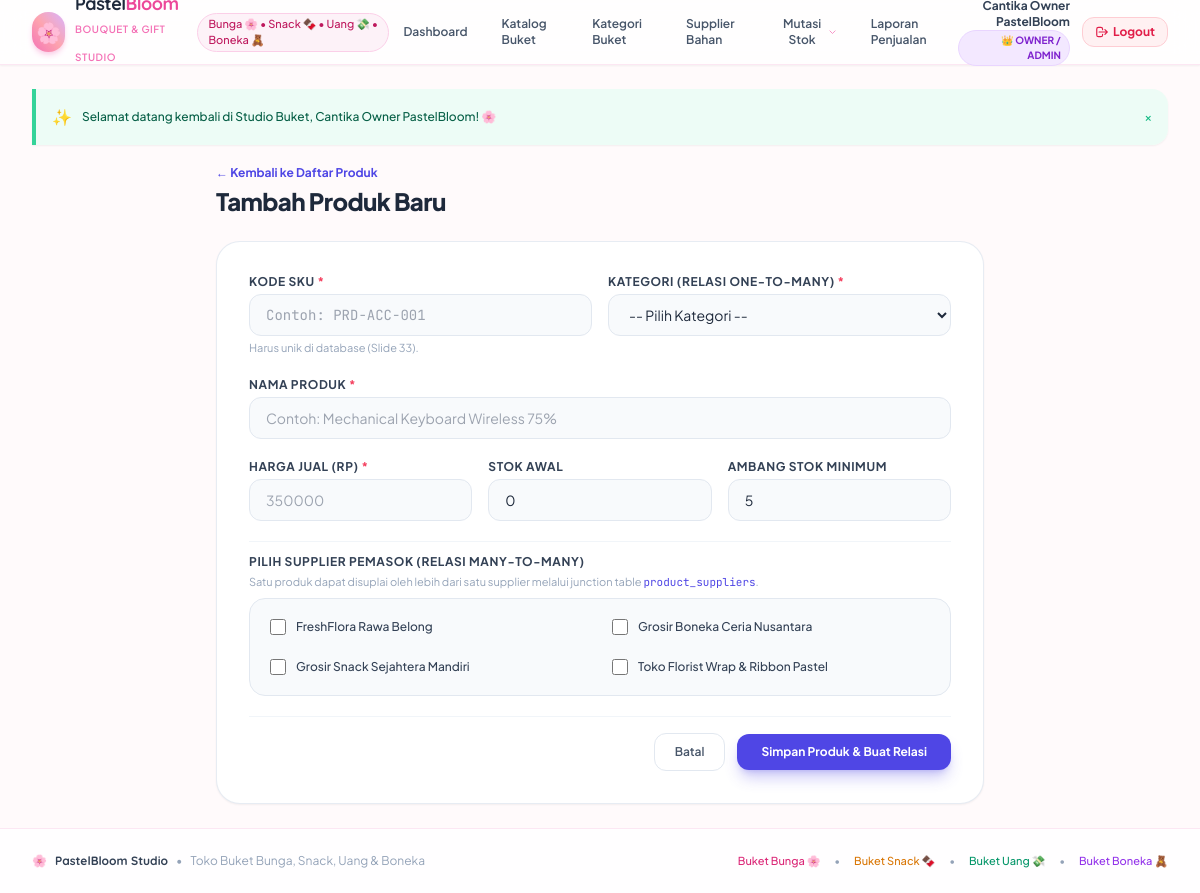
/create.php (signed in), run on the app's committed database.
### tables this page shows
CREATE TABLE `suppliers` (
    `id` INT PRIMARY KEY AUTO_INCREMENT,
    `name` VARCHAR(150) NOT NULL,
    `contact_person` VARCHAR(100) DEFAULT NULL,
    `phone` VARCHAR(20) DEFAULT NULL,
    `email` VARCHAR(100) DEFAULT NULL,
    `address` TEXT DEFAULT NULL,
    `created_at` TIMESTAMP DEFAULT CURRENT_TIMESTAMP
);

### escape.php (called while the page is built, shortened)
<?php
if (!function_exists('e')) {
    function e(?string $value): string {
        return htmlspecialchars((string) ($value ?? ''), ENT_QUOTES, 'UTF-8');
    }
}

### create.php (the view, shortened to what this page needs)
<?php
require_once __DIR__ . '/../../config/database.php';
require_once __DIR__ . '/../../helpers/escape.php';
$suppliers  = $pdo->query("SELECT id, name FROM suppliers ORDER BY name ASC")->fetchAll();
$sku = '';
$name = '';
$price = '';
$stock = '0';
$minimumStock = '5';
$selectedSuppliers = [];
require_once __DIR__ . '/../../views/header.php';
?>
<div class="max-w-3xl mx-auto">
    <div class="mb-6 flex items-center justify-between">
        <div>
            <a href="index.php" class="text-xs font-bold text-indigo-600 hover:text-indigo-800 flex items-center mb-1">
                &larr; Kembali ke Daftar Produk
            </a>
            <h1 class="text-2xl font-black text-slate-800 tracking-tight">Tambah Produk Baru</h1>
        </div>
    </div>
    <form method="POST" action="create.php" class="bg-white rounded-3xl p-6 md:p-8 border border-slate-200/80 shadow-sm space-y-5">
        <div class="grid grid-cols-1 sm:grid-cols-2 gap-4">
            <div>
                <label class="block text-xs font-bold text-slate-700 uppercase tracking-wider mb-1">Kode SKU <span class="text-rose-500">*</span></label>
                <input type="text" name="sku" value="<?= e($sku) ?>" placeholder="Contoh: PRD-ACC-001" required
                       class="w-full px-4 py-2.5 bg-slate-50 rounded-xl border border-slate-200 text-sm focus:ring-2 focus:ring-indigo-500 focus:outline-none font-mono">
                <p class="text-[11px] text-slate-400 mt-1">Harus unik di database (Slide 33).</p>
            </div>
            <div>
                <label class="block text-xs font-bold text-slate-700 uppercase tracking-wider mb-1">Kategori (Relasi One-to-Many) <span class="text-rose-500">*</span></label>
                <select name="category_id" required class="w-full px-4 py-2.5 bg-slate-50 rounded-xl border border-slate-200 text-sm focus:ring-2 focus:ring-indigo-500 focus:outline-none">
                    <option value="">-- Pilih Kategori --</option>
                </select>
            </div>
        </div>
        <div>
            <label class="block text-xs font-bold text-slate-700 uppercase tracking-wider mb-1">Nama Produk <span class="text-rose-500">*</span></label>
            <input type="text" name="name" value="<?= e($name) ?>" placeholder="Contoh: Mechanical Keyboard Wireless 75%" required
                   class="w-full px-4 py-2.5 bg-slate-50 rounded-xl border border-slate-200 text-sm focus:ring-2 focus:ring-indigo-500 focus:outline-none">
        </div>
        <div class="grid grid-cols-1 sm:grid-cols-3 gap-4">
            <div>
                <label class="block text-xs font-bold text-slate-700 uppercase tracking-wider mb-1">Harga Jual (Rp) <span class="text-rose-500">*</span></label>
                <input type="number" step="0.01" min="0" name="price" value="<?= e((string)$price) ?>" placeholder="350000" required
                       class="w-full px-4 py-2.5 bg-slate-50 rounded-xl border border-slate-200 text-sm focus:ring-2 focus:ring-indigo-500 focus:outline-none">
            </div>
            <div>
                <label class="block text-xs font-bold text-slate-700 uppercase tracking-wider mb-1">Stok Awal</label>
                <input type="number" min="0" name="stock" value="<?= e((string)$stock) ?>" required
                       class="w-full px-4 py-2.5 bg-slate-50 rounded-xl border border-slate-200 text-sm focus:ring-2 focus:ring-indigo-500 focus:outline-none">
            </div>
            <div>
                <label class="block text-xs font-bold text-slate-700 uppercase tracking-wider mb-1">Ambang Stok Minimum</label>
                <input type="number" min="0" name="minimum_stock" value="<?= e((string)$minimumStock) ?>" required
                       class="w-full px-4 py-2.5 bg-slate-50 rounded-xl border border-slate-200 text-sm focus:ring-2 focus:ring-indigo-500 focus:outline-none">
            </div>
        </div>
        <div class="pt-3 border-t border-slate-100">
            <label class="block text-xs font-bold text-slate-700 uppercase tracking-wider mb-1">
                Pilih Supplier Pemasok (Relasi Many-to-Many)
            </label>
            <p class="text-[11px] text-slate-400 mb-2">Satu produk dapat disuplai oleh lebih dari satu supplier melalui junction table <code class="text-indigo-600 font-mono">product_suppliers</code>.</p>
            <div class="grid grid-cols-1 sm:grid-cols-2 gap-2 bg-slate-50 p-3 rounded-2xl border border-slate-200">
                <?php foreach ($suppliers as $s): ?>
                <label class="flex items-center space-x-2.5 text-xs text-slate-700 p-2 hover:bg-white rounded-xl cursor-pointer transition">
                    <input type="checkbox" name="suppliers[]" value="<?= $s['id'] ?>"
                           <?= in_array($s['id'], $selectedSuppliers) ? 'checked' : '' ?>
                           class="w-4 h-4 text-indigo-600 rounded border-slate-300 focus:ring-indigo-500">
                    <span class="font-medium"><?= e($s['name']) ?></span>
                </label>
                <?php endforeach; ?>
            </div>
        </div>
        <div class="flex items-center justify-end space-x-3 pt-4 border-t border-slate-100">
            <a href="index.php" class="px-5 py-2.5 rounded-xl border border-slate-200 text-slate-600 font-semibold text-xs hover:bg-slate-50 transition">
                Batal
            </a>
            <button type="submit" class="px-6 py-2.5 bg-indigo-600 hover:bg-indigo-700 text-white font-bold text-xs rounded-xl shadow-lg shadow-indigo-600/30 transition">
                Simpan Produk &amp; Buat Relasi
            </button>
        </div>
    </form>
</div>
<?php require_once __DIR__ . '/../../views/footer.php'; ?>

### header.php (style rules this page uses)
body { font-family: 'Plus Jakarta Sans', sans-serif; background-color: #fffafb; }
.font-mono { font-family: 'JetBrains Mono', monospace; }

### data on the page
suppliers: name "FreshFlora Rawa Belong"
suppliers: name "Grosir Boneka Ceria Nusantara"
suppliers: name "Grosir Snack Sejahtera Mandiri"
suppliers: name "Toko Florist Wrap & Ribbon Pastel"

### other printed values
$currentUser['full_name'] "Cantika Owner PastelBloom"
$successMsg "Selamat datang kembali di Studio Buket, Cantika Owner PastelBloom! 🌸"
